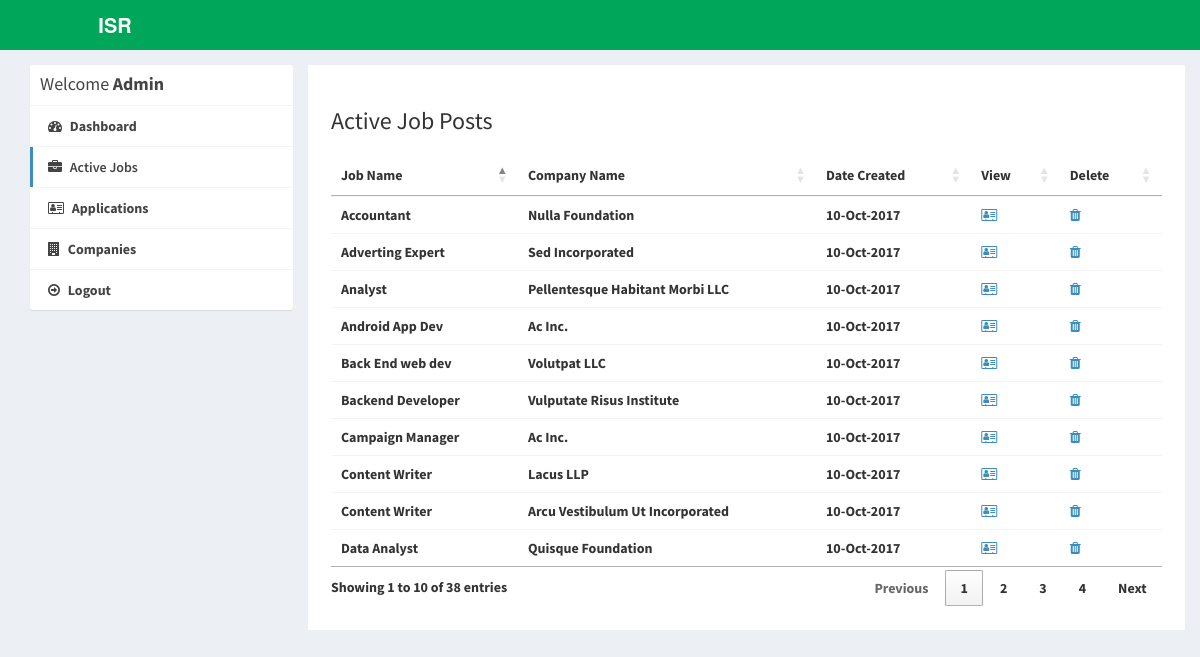
/admin/active-jobs.php (signed in), run on the app's committed database.
### tables this page shows
CREATE TABLE `job_post` (
  `id_jobpost` int(11) NOT NULL,
  `id_company` int(11) NOT NULL,
  `jobtitle` varchar(255) NOT NULL,
  `description` text NOT NULL,
  `minimumsalary` varchar(255) NOT NULL,
  `maximumsalary` varchar(255) NOT NULL,
  `experience` varchar(255) NOT NULL,
  `qualification` varchar(255) NOT NULL,
  `createdat` timestamp NOT NULL DEFAULT current_timestamp()
);

CREATE TABLE `company` (
  `id_company` int(11) NOT NULL,
  `name` varchar(255) NOT NULL,
  `companyname` varchar(255) NOT NULL,
  `country` varchar(255) NOT NULL,
  `state` varchar(255) NOT NULL,
  `city` varchar(255) NOT NULL,
  `contactno` varchar(255) NOT NULL,
  `website` varchar(255) NOT NULL,
  `email` varchar(255) NOT NULL,
  `password` varchar(255) NOT NULL,
  `aboutme` varchar(255) DEFAULT NULL,
  `logo` varchar(255) NOT NULL,
  `createdAt` timestamp NOT NULL DEFAULT current_timestamp(),
  `active` int(11) NOT NULL DEFAULT 2
);

### admin/active-jobs.php (the view, shortened to what this page needs)
<?php
require_once("../db.php");
?>
<!DOCTYPE html>
<html>
<head>
  <link rel="stylesheet" href="https://cdnjs.cloudflare.com/ajax/libs/twitter-bootstrap/3.3.7/css/bootstrap.min.css">
  <link rel="stylesheet" href="https://cdnjs.cloudflare.com/ajax/libs/font-awesome/4.7.0/css/font-awesome.min.css">
  <link rel="stylesheet" href="https://cdnjs.cloudflare.com/ajax/libs/ionicons/2.0.1/css/ionicons.min.css">
  <link rel="stylesheet" href="https://cdn.datatables.net/1.10.15/css/jquery.dataTables.min.css">
  <link rel="stylesheet" href="../css/AdminLTE.min.css">
  <link rel="stylesheet" href="../css/_all-skins.min.css">
  <link rel="stylesheet" href="../css/custom.css">
</head>
<body class="hold-transition skin-green sidebar-mini">
<div class="wrapper">
  <header class="main-header">
    <a href="index.php" class="logo logo-bg">
      <span class="logo-lg"><b>ISR</span>
    </a>
    <nav class="navbar navbar-static-top">
    </nav>
  </header>
  <div class="content-wrapper" style="margin-left: 0px;">
    <section id="candidates" class="content-header">
      <div class="container">
        <div class="row">
          <div class="col-md-3">
            <div class="box box-solid">
              <div class="box-header with-border">
                <h3 class="box-title">Welcome <b>Admin</b></h3>
              </div>
              <div class="box-body no-padding">
                <ul class="nav nav-pills nav-stacked">
                  <li><a href="dashboard.php"><i class="fa fa-dashboard"></i> Dashboard</a></li>
                  <li class="active"><a href="active-jobs.php"><i class="fa fa-briefcase"></i> Active Jobs</a></li>
                  <li><a href="applications.php"><i class="fa fa-address-card-o"></i> Applications</a></li>
                  <li><a href="companies.php"><i class="fa fa-building"></i> Companies</a></li>
                  <li><a href="../logout.php"><i class="fa fa-arrow-circle-o-right"></i> Logout</a></li>
                </ul>
              </div>
            </div>
          </div>
          <div class="col-md-9 bg-white padding-2">
            <h3>Active Job Posts</h3>
            <div class="row margin-top-20">
              <div class="col-md-12">
                <div class="box-body table-responsive no-padding">
                  <table id="example2" class="table table-hover">
                    <thead>
                      <th>Job Name</th>
                      <th>Company Name</th>
                      <th>Date Created</th>
                      <th>View</th>
                      <th>Delete</th>
                    </thead>
                    <tbody>
                      <?php
                      $sql = "SELECT job_post.*, company.companyname FROM job_post INNER JOIN company ON job_post.id_company=company.id_company";
                      $result = $conn->query($sql);
                      if($result->num_rows > 0) {
                        while($row = $result->fetch_assoc()) {
                      ?>
                      <tr>
                        <td><?php echo $row['jobtitle']; ?></td>
                        <td><?php echo $row['companyname']; ?></td>
                        <td><?php echo date("d-M-Y", strtotime($row['createdat'])); ?></td>
                        <td><a href="view-job-post.php?id=<?php echo $row['id_jobpost']; ?>"><i class="fa fa-address-card-o"></i></a></td>
                        <td><a href="delete-job-post.php?id=<?php echo $row['id_jobpost']; ?>"><i class="fa fa-trash"></i></a></td>
                      </tr>
                            <?php
                        }
                      }
                    ?>
                    </tbody>
                  </table>
                </div>
              </div>
            </div>
          </div>
        </div>
      </div>
    </section>
  </div>
</div>
</body>
</html>

### css/custom.css (style rules this page uses)
.logo-bg { background-color: #00A65A !important; }
.margin-top-20 { margin-top: 20px; }
.padding-2 { padding: 2%; }
.bg-white { background-color: #fff; }

### data on the page
job_post: jobtitle "Android App Dev", id_company.companyname "Ac Inc.", createdat "10-Oct-2017"
job_post: jobtitle "Back End web dev", id_company.companyname "Volutpat LLC", createdat "10-Oct-2017"
job_post: jobtitle "Accountant", id_company.companyname "Nulla Foundation", createdat "10-Oct-2017"
job_post: jobtitle "Backend Developer", id_company.companyname "Vulputate Risus Institute", createdat "10-Oct-2017"
job_post: jobtitle "Content Writer", id_company.companyname "Lacus LLP", createdat "10-Oct-2017"
job_post: jobtitle "Data Analyst", id_company.companyname "Quisque Foundation", createdat "10-Oct-2017"
job_post: jobtitle "Content Writer", id_company.companyname "Arcu Vestibulum Ut Incorporated", createdat "10-Oct-2017"
job_post: jobtitle "Adverting Expert", id_company.companyname "Sed Incorporated", createdat "10-Oct-2017"
job_post: jobtitle "Analyst", id_company.companyname "Pellentesque Habitant Morbi LLC", createdat "10-Oct-2017"
job_post: jobtitle "Campaign Manager", id_company.companyname "Ac Inc.", createdat "10-Oct-2017"
